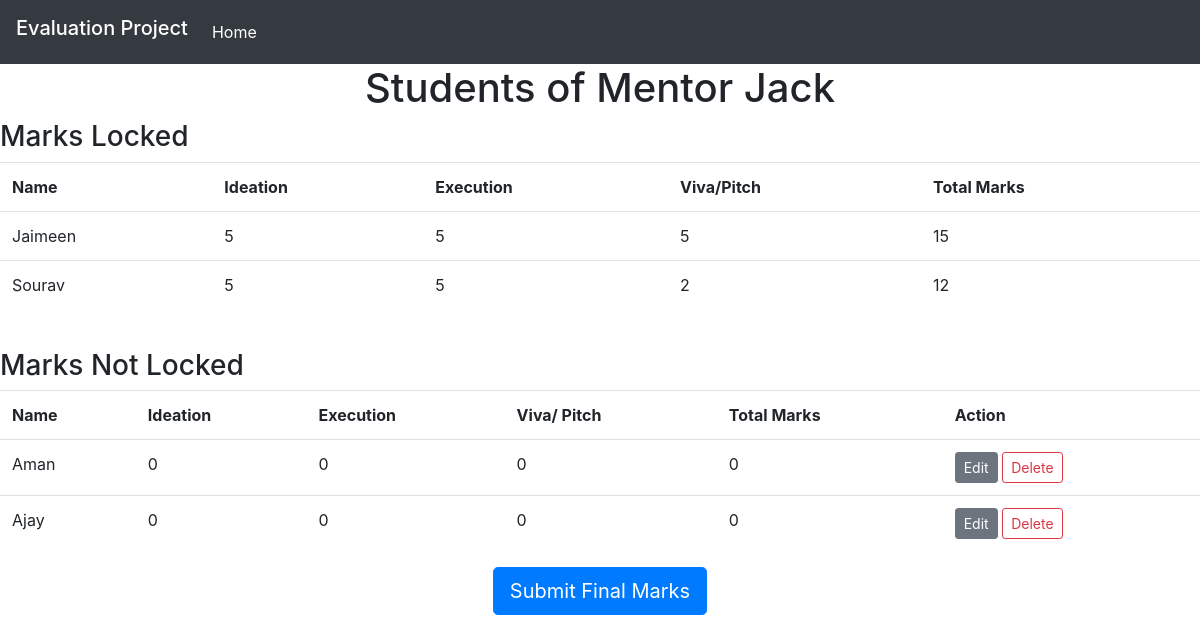
The page /view_students/1/ on the database its author committed.
### evaluation/models.py (models this page shows, shortened)
class Mentor(models.Model):
    name = models.CharField(max_length=255)

class Student(models.Model):
    name = models.CharField(max_length=255)
    mentor = models.ForeignKey(Mentor, on_delete=models.SET_NULL, null=True,blank=True)
    ideation_marks = models.IntegerField(default=0)
    execution_marks = models.IntegerField(default=0)
    viva_marks = models.IntegerField(default=0)
    marks_locked = models.BooleanField(default=False)
    @property
    def total_marks(self):
        return self.ideation_marks + self.execution_marks + self.viva_marks

### evaluation/views.py (the view)
# urls.py: path('view_students/<int:mentor_id>/', views.view_students, name='view_students'),
def view_students(request, mentor_id):
    mentor = Mentor.objects.get(id=mentor_id)
    students = mentor.student_set.all()
    context = {'mentor': mentor, 'students': students}
    return render(request, 'evaluation/view_students.html', context)

### evaluation/templates/evaluation/view_students.html (shortened to what this page needs)
{% extends 'evaluation/base.html' %}
{% block content %}
<h1 class="text-center">Students of Mentor {{ mentor.name }}</h1>
<h3>Marks Locked</h3>
<table class="table">
	<tr>
		<th>Name</th>
		<th>Ideation</th>
		<th>Execution</th>
		<th>Viva/Pitch</th>
		<th>Total Marks</th>
	</tr>
	{% for student in students %}
	{% if student.marks_locked %}
	<tr>
		<td>{{ student.name }}</td>
		<td>{{ student.ideation_marks }}</td>
		<td>{{ student.execution_marks }}</td>
		<td>{{ student.viva_marks }}</td>
		<td>{{ student.total_marks }}</td>
	</tr>
	{% endif %}
	{% endfor %}
</table>
<br>
<h3>Marks Not Locked</h3>
<table class="table">
	<tr>
		<th>Name</th>
		<th>Ideation</th>
		<th>Execution</th>
		<th>Viva/
			Pitch</th>
		<th>Total Marks</th>
		<th>Action</th>
	</tr>
	{% for student in students %}
	{% if not student.marks_locked %}
	<tr>
		<td>{{ student.name }}</td>
		<td>{{ student.ideation_marks }}</td>
		<td>{{ student.execution_marks }}</td>
		<td>{{ student.viva_marks }}</td>
		<td>{{ student.total_marks }}</td>
		<td>
			<a class="btn btn-secondary btn-sm" href="{% url 'edit_student' student.id %}">Edit</a>
			<a class="btn btn-sm btn-outline-danger" href="{% url 'delete_student' student.id %}">Delete</a>
		</td>
	</tr>
	{% endif %}
	{% endfor %}
</table>
<div class="d-flex justify-content-center">
	<form action="{% url 'submit_final_marks' mentor.id %}" method="POST">
		<input class="btn btn-primary btn-lg" type="submit" value="Submit Final Marks">
	</form>
</div>
{% endblock %}

### rows shown on the page
Mentor: name "Jack"
Student: name "Jaimeen", ideation_marks "5", execution_marks "5", viva_marks "5", total_marks "15"
Student: name "Sourav", ideation_marks "5", execution_marks "5", viva_marks "2", total_marks "12"
Student: name "Aman", ideation_marks "0", execution_marks "0", viva_marks "0", total_marks "0"
Student: name "Ajay", ideation_marks "0", execution_marks "0", viva_marks "0", total_marks "0"
